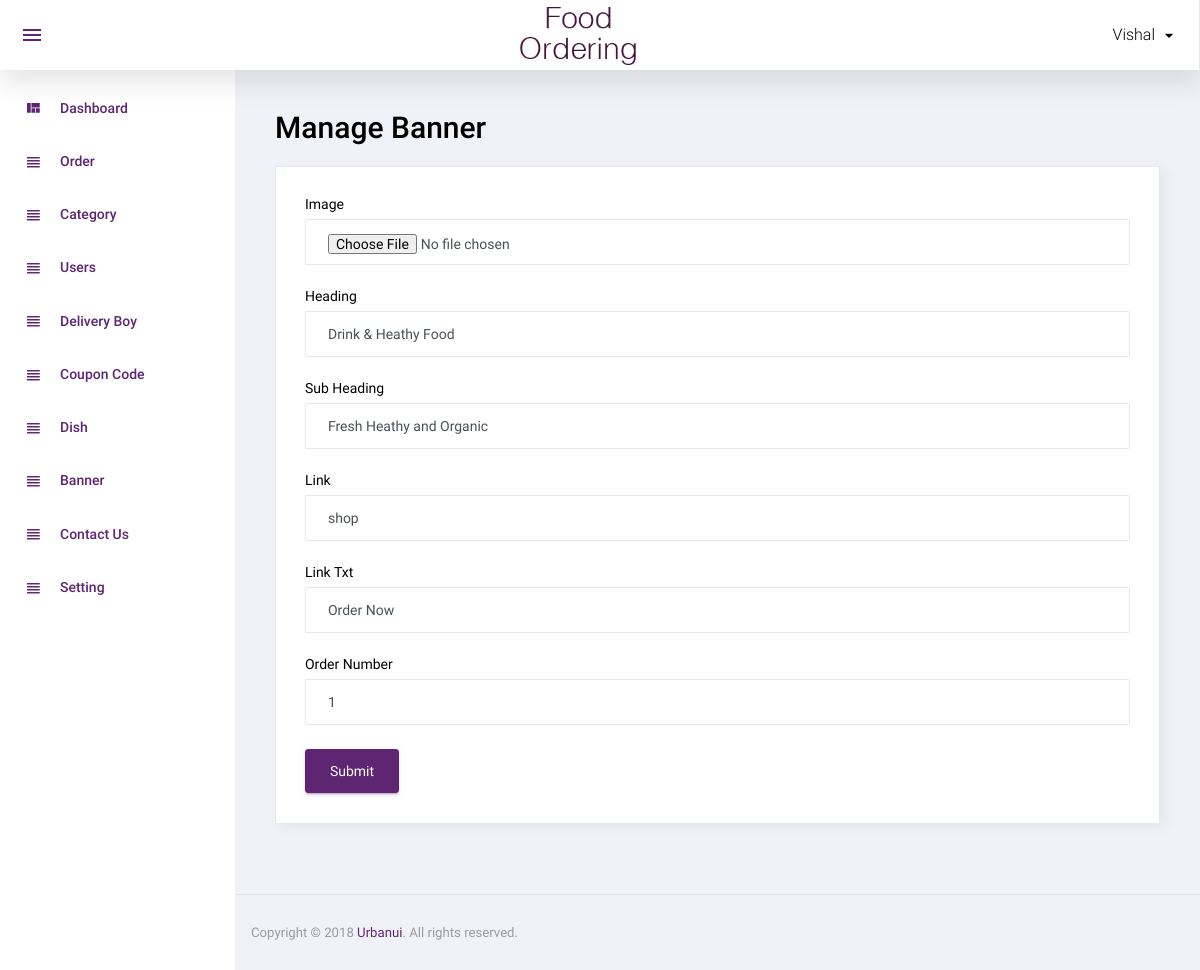
/admin/manage_banner.php?id=1 (signed in), run on the app's committed database.
### tables this page shows
CREATE TABLE `banner` (
  `id` int(11) NOT NULL,
  `image` varchar(100) NOT NULL,
  `heading` varchar(500) NOT NULL,
  `sub_heading` varchar(500) NOT NULL,
  `link` varchar(100) NOT NULL,
  `link_txt` varchar(100) NOT NULL,
  `order_number` int(11) NOT NULL,
  `added_on` datetime NOT NULL,
  `status` int(11) NOT NULL
);

### function.inc.php (called while the page is built, shortened)
<?php
function get_safe_value($str){
	global $con;
	$str=mysqli_real_escape_string($con,$str);
	return $str;
}
	?>

### admin/manage_banner.php (the view, shortened to what this page needs)
<?php
include('top.php');
$heading="";
$sub_heading="";
$link="";
$link_txt="";
$order_number="";
$image_status='required';
if(isset($_GET['id']) && $_GET['id']>0){
	$id=get_safe_value($_GET['id']);
	$row=mysqli_fetch_assoc(mysqli_query($con,"select * from banner where id='$id'"));
	$heading=$row['heading'];
	$sub_heading=$row['sub_heading'];
	$link=$row['link'];
	$link_txt=$row['link_txt'];
	$order_number=$row['order_number'];
	$image_status='';
}
?>
<div class="row">
			<h1 class="grid_title ml10 ml15">Manage Banner</h1>
            <div class="col-12 grid-margin stretch-card">
              <div class="card">
                <div class="card-body">
                  <form class="forms-sample" method="post" enctype="multipart/form-data">
					<div class="form-group">
                      <label for="exampleInputName1">Image</label>
                      <input type="file" class="form-control" placeholder="Image" name="image" <?php echo $image_status?>>
                    </div>
                    <div class="form-group">
                      <label for="exampleInputName1">Heading</label>
                      <input type="text" class="form-control" placeholder="Heading" name="heading" required value="<?php echo $heading?>">
                    </div>
					<div class="form-group">
                      <label for="exampleInputName1">Sub Heading</label>
                      <input type="text" class="form-control" placeholder="Sub Heading" name="sub_heading" required value="<?php echo $sub_heading?>">
                    </div>
					<div class="form-group">
                      <label for="exampleInputName1">Link</label>
                      <input type="text" class="form-control" placeholder="Link" name="link" required value="<?php echo $link?>">
                    </div>
					<div class="form-group">
                      <label for="exampleInputName1">Link Txt</label>
                      <input type="text" class="form-control" placeholder="Link txt" name="link_txt" required value="<?php echo $link_txt?>">
                    </div>
                    <div class="form-group">
                      <label for="exampleInputEmail3" required>Order Number</label>
                      <input type="textbox" class="form-control" placeholder="Order Number" name="order_number"  value="<?php echo $order_number?>">
                    </div>
                    <button type="submit" class="btn btn-primary mr-2" name="submit">Submit</button>
                  </form>
                </div>
              </div>
            </div>
		 </div>
<?php include('footer.php');?>

### data on the page
banner: heading "Drink & Heathy Food", sub_heading "Fresh Heathy and Organic", link "shop", link_txt "Order Now", order_number "1"

### other printed values
$_SESSION['ADMIN_USER'] "Vishal"
